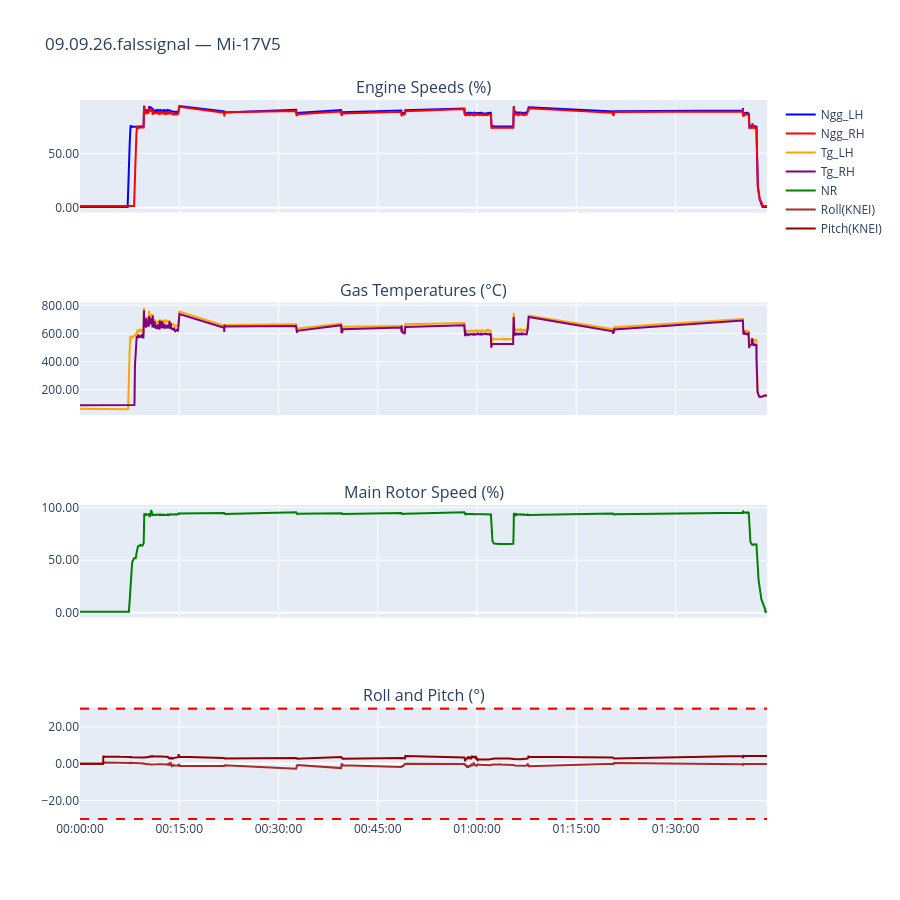

The notebook cell saved with this chart:
### Code cell
from plotly.subplots import make_subplots
import plotly.graph_objects as go

fig = make_subplots(rows=4, cols=1, shared_xaxes=True,
                    subplot_titles=('Engine Speeds (%)',
                        'Gas Temperatures (°C)',
                        'Main Rotor Speed (%)',
                        'Roll and Pitch (°)'))

fig.add_trace(go.Scatter(x=df_vol['time_fmt'], y=df_vol['Ngg_LH'], name='Ngg_LH', line=dict(color='blue')), row=1, col=1)
fig.add_trace(go.Scatter(x=df_vol['time_fmt'], y=df_vol['Ngg_RH'], name='Ngg_RH', line=dict(color='red')), row=1, col=1)

fig.add_trace(go.Scatter(x=df_vol['time_fmt'], y=df_vol['Tg_LH'], name='Tg_LH', line=dict(color='orange')), row=2, col=1)
fig.add_trace(go.Scatter(x=df_vol['time_fmt'], y=df_vol['Tg_RH'], name='Tg_RH', line=dict(color='purple')), row=2, col=1)

fig.add_trace(go.Scatter(x=df_vol['time_fmt'], y=df_vol['NR'], name='NR', line=dict(color='green')), row=3, col=1)

fig.add_trace(go.Scatter(x=df_vol['time_fmt'], y=df_vol['Roll(KNEI)'], name='Roll(KNEI)', line=dict(color='brown')), row=4, col=1)
fig.add_trace(go.Scatter(x=df_vol['time_fmt'], y=df_vol['Pitch(KNEI)'], name='Pitch(KNEI)', line=dict(color='darkred')), row=4, col=1)

# Lignes limites Roll
fig.add_hline(y=30, line_color='red', line_dash='dash', row=4, col=1)
fig.add_hline(y=-30, line_color='red', line_dash='dash', row=4, col=1)

fig.update_xaxes(tickformat="%H:%M:%S")
fig.update_yaxes(tickformat=".2f")
fig.update_layout(height=900, title_text="09.09.26.falssignal — Mi-17V5")
fig.add_hline(y=30, line_color='red', line_dash='dash', row=4, col=1)
fig.add_hline(y=-30, line_color='red', line_dash='dash', row=4, col=1)
fig.update_traces(hovertemplate="%{x|%H:%M:%S}  %{y:.2f}  %{fullData.name}<extra></extra>")
fig.show()

### Figure 1 — Plotly figure (JSON) as saved in the notebook; plotly's stock layout.template omitted (floating-point values rounded to 4 significant figures; data arrays with more than 128 entries replaced by an {"elided": "..."} marker saying what was removed)
{"data": [{"hovertemplate": "%{x|%H:%M:%S}  %{y:.2f}  %{fullData.name}<extra></extra>", "line": {"color": "blue"}, "name": "Ngg_LH", "type": "scatter", "x": {"elided": "1784 str values"}, "xaxis": "x", "y": {"elided": "1784 float values"}, "yaxis": "y"}, {"hovertemplate": "%{x|%H:%M:%S}  %{y:.2f}  %{fullData.name}<extra></extra>", "line": {"color": "red"}, "name": "Ngg_RH", "type": "scatter", "x": {"elided": "1784 str values"}, "xaxis": "x", "y": {"elided": "1784 float values"}, "yaxis": "y"}, {"hovertemplate": "%{x|%H:%M:%S}  %{y:.2f}  %{fullData.name}<extra></extra>", "line": {"color": "orange"}, "name": "Tg_LH", "type": "scatter", "x": {"elided": "1784 str values"}, "xaxis": "x2", "y": {"elided": "1784 float values"}, "yaxis": "y2"}, {"hovertemplate": "%{x|%H:%M:%S}  %{y:.2f}  %{fullData.name}<extra></extra>", "line": {"color": "purple"}, "name": "Tg_RH", "type": "scatter", "x": {"elided": "1784 str values"}, "xaxis": "x2", "y": {"elided": "1784 float values"}, "yaxis": "y2"}, {"hovertemplate": "%{x|%H:%M:%S}  %{y:.2f}  %{fullData.name}<extra></extra>", "line": {"color": "green"}, "name": "NR", "type": "scatter", "x": {"elided": "1784 str values"}, "xaxis": "x3", "y": {"elided": "1784 float values"}, "yaxis": "y3"}, {"hovertemplate": "%{x|%H:%M:%S}  %{y:.2f}  %{fullData.name}<extra></extra>", "line": {"color": "brown"}, "name": "Roll(KNEI)", "type": "scatter", "x": {"elided": "1784 str values"}, "xaxis": "x4", "y": {"elided": "1784 float values"}, "yaxis": "y4"}, {"hovertemplate": "%{x|%H:%M:%S}  %{y:.2f}  %{fullData.name}<extra></extra>", "line": {"color": "darkred"}, "name": "Pitch(KNEI)", "type": "scatter", "x": {"elided": "1784 str values"}, "xaxis": "x4", "y": {"elided": "1784 float values"}, "yaxis": "y4"}], "layout": {"annotations": [{"font": {"size": 16}, "showarrow": false, "text": "Engine Speeds (%)", "x": 0.5, "xanchor": "center", "xref": "paper", "y": 1, "yanchor": "bottom", "yref": "paper"}, {"font": {"size": 16}, "showarrow": false, "text": "Gas Temperatures (°C)", "x": 0.5, "xanchor": "center", "xref": "paper", "y": 0.7188, "yanchor": "bottom", "yref": "paper"}, {"font": {"size": 16}, "showarrow": false, "text": "Main Rotor Speed (%)", "x": 0.5, "xanchor": "center", "xref": "paper", "y": 0.4375, "yanchor": "bottom", "yref": "paper"}, {"font": {"size": 16}, "showarrow": false, "text": "Roll and Pitch (°)", "x": 0.5, "xanchor": "center", "xref": "paper", "y": 0.1562, "yanchor": "bottom", "yref": "paper"}], "height": 900, "shapes": [{"line": {"color": "red", "dash": "dash"}, "type": "line", "x0": 0, "x1": 1, "xref": "x4 domain", "y0": 30, "y1": 30, "yref": "y4"}, {"line": {"color": "red", "dash": "dash"}, "type": "line", "x0": 0, "x1": 1, "xref": "x4 domain", "y0": -30, "y1": -30, "yref": "y4"}, {"line": {"color": "red", "dash": "dash"}, "type": "line", "x0": 0, "x1": 1, "xref": "x4 domain", "y0": 30, "y1": 30, "yref": "y4"}, {"line": {"color": "red", "dash": "dash"}, "type": "line", "x0": 0, "x1": 1, "xref": "x4 domain", "y0": -30, "y1": -30, "yref": "y4"}], "title": {"text": "09.09.26.falssignal — Mi-17V5"}, "xaxis": {"anchor": "y", "domain": [0, 1], "matches": "x4", "showticklabels": false, "tickformat": "%H:%M:%S"}, "xaxis2": {"anchor": "y2", "domain": [0, 1], "matches": "x4", "showticklabels": false, "tickformat": "%H:%M:%S"}, "xaxis3": {"anchor": "y3", "domain": [0, 1], "matches": "x4", "showticklabels": false, "tickformat": "%H:%M:%S"}, "xaxis4": {"anchor": "y4", "domain": [0, 1], "tickformat": "%H:%M:%S"}, "yaxis": {"anchor": "x", "domain": [0.8438, 1], "tickformat": ".2f"}, "yaxis2": {"anchor": "x2", "domain": [0.5625, 0.7188], "tickformat": ".2f"}, "yaxis3": {"anchor": "x3", "domain": [0.2812, 0.4375], "tickformat": ".2f"}, "yaxis4": {"anchor": "x4", "domain": [0, 0.1562], "tickformat": ".2f"}}}
